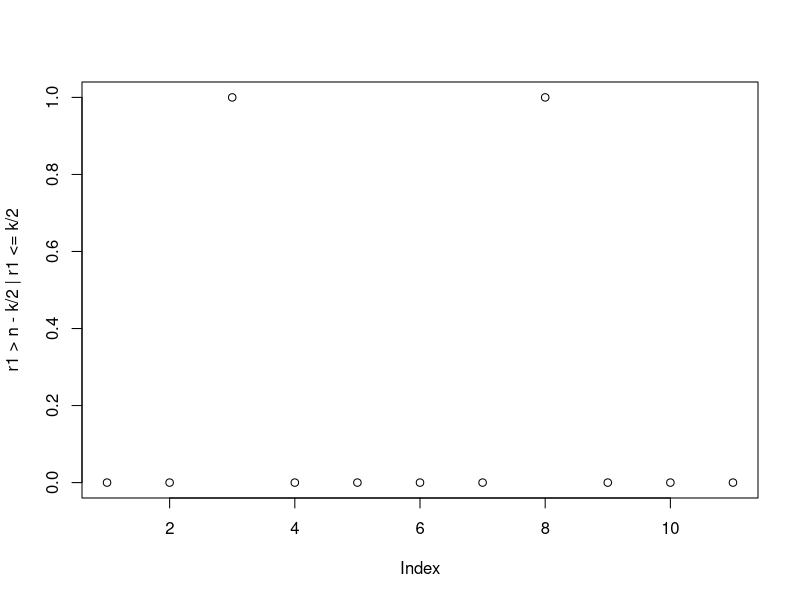
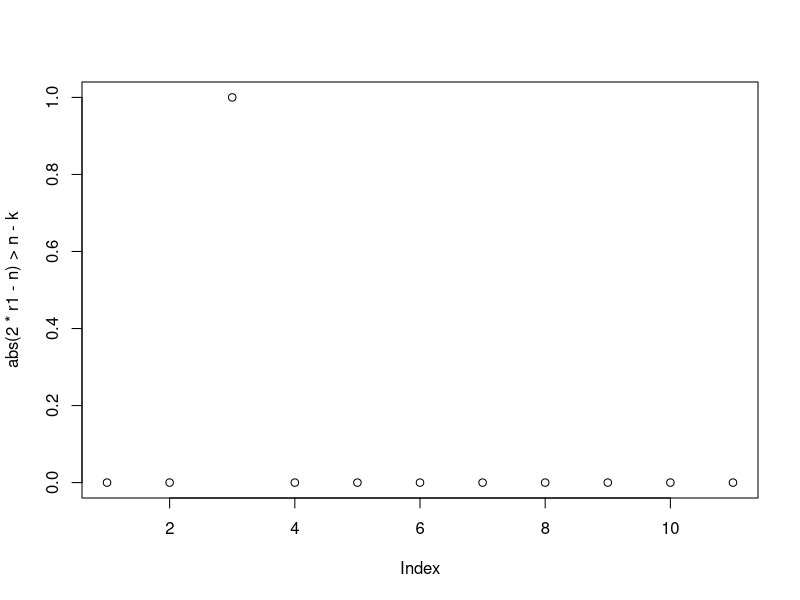
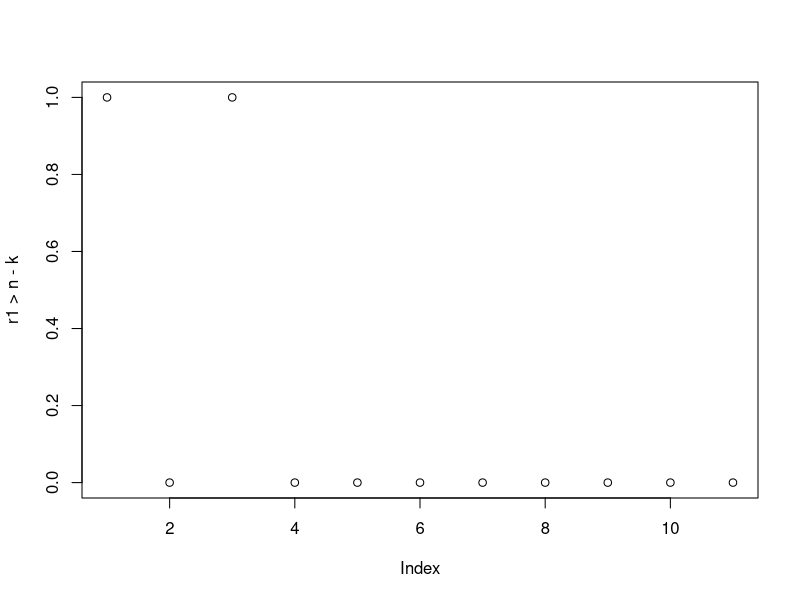

Write R code to recreate these figures, in order. (Note: this script raises an error after producing the figures.)
# Understand causal tail coefficient with both tails
n <- 11
x1 <- runif(n)
r1 <- rank(x1)
x2 <- runif(n)
r2 <- rank(x2)
k <- 2
plot(r1 > n - k/2 | r1 <= k/2)
plot(abs(2 * r1 - n) > n - k)
plot(r1 > n - k)
sum(r1 > n - k / 2 | r1 <= k / 2)
table(abs(r2 - (n + 1)/2))
table(r2)
1 / (k * n) * sum(2 * abs(r2[r1 > n - k / 2 | r1 <= k / 2] - (n + 1)/2))

set.seed(1991)
n <- 5e2
X1 <- rt(n, df = 2.5)
X2 <- X1 + rt(n, df = 2.5)
X3 <- X1 + rt(n, df = 2.5)
dat <- cbind(X1, X2, X3)
compute_gamma_matrix(dat, both_tails = FALSE)
compute_gamma_matrix(dat, both_tails = TRUE)
pairs(dat)

